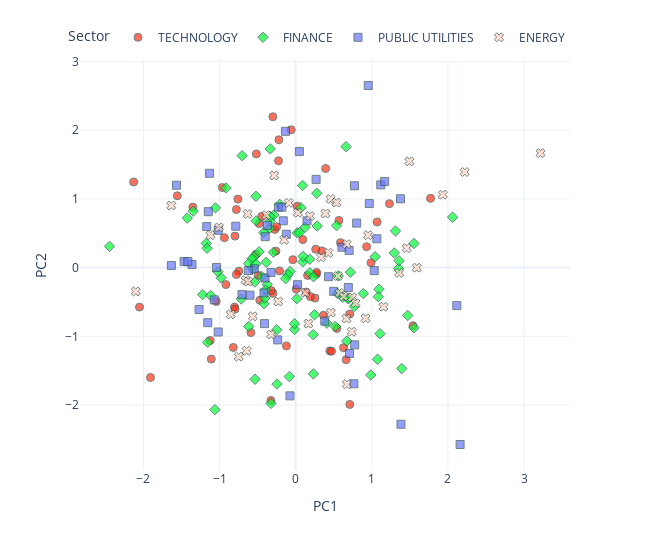

Notebook code cell kept with this figure:
### Code cell
from utils.visualisation_functions import pca_plot_from_embeddings

pca_plot_from_embeddings(
    embedding_matrix=embeddings.weight.detach().numpy(),
    sectors=data.sectors,
    tickers=data.tickers,
    industries=data.industries,
    names=data.names,
    dimensions=2,
    reduced=True,
    method="PCA",
    return_df=False,
    rand_state=None,
)

### Figure 1 — Plotly figure (JSON) as saved in the notebook; plotly's stock layout.template omitted (floating-point values rounded to 4 significant figures; data arrays with more than 128 entries replaced by an {"elided": "..."} marker saying what was removed)
{"data": [{"customdata": {"elided": "67x3 str values"}, "hovertemplate": "<b>%{hovertext}</b><br><br>Sector=%{customdata[1]}<br>PC1=%{x}<br>PC2=%{y}<br>ticker=%{customdata[0]}<br>industry=%{customdata[2]}<extra></extra>", "hovertext": ["COMPUTER MANUFACTURING", "EDP SERVICES", "COMPUTER SOFTWARE: PREPACKAGED SOFTWARE", "SEMICONDUCTORS", "EDP SERVICES", "COMPUTER SOFTWARE: PREPACKAGED SOFTWARE", "EDP SERVICES", "SEMICONDUCTORS", "COMPUTER SOFTWARE: PREPACKAGED SOFTWARE", "ELECTRICAL PRODUCTS", "COMPUTER SOFTWARE: PREPACKAGED SOFTWARE", "EDP SERVICES", "COMPUTER SOFTWARE: PREPACKAGED SOFTWARE", "EDP SERVICES", "EDP SERVICES", "RADIO AND TELEVISION BROADCASTING AND COMMUNICATIONS EQUIPMENT", "SEMICONDUCTORS", "COMPUTER COMMUNICATIONS EQUIPMENT", "ELECTRICAL PRODUCTS", "INDUSTRIAL MACHINERY/COMPONENTS", "SEMICONDUCTORS", "COMPUTER COMMUNICATIONS EQUIPMENT", "SEMICONDUCTORS", "INDUSTRIAL MACHINERY/COMPONENTS", "COMPUTER SOFTWARE: PREPACKAGED SOFTWARE", "RADIO AND TELEVISION BROADCASTING AND COMMUNICATIONS EQUIPMENT", "INDUSTRIAL MACHINERY/COMPONENTS", "EDP SERVICES", "COMPUTER MANUFACTURING", "COMPUTER MANUFACTURING", "SEMICONDUCTORS", "SEMICONDUCTORS", "ADVERTISING", "INDUSTRIAL MACHINERY/COMPONENTS", "EDP SERVICES", "PROFESSIONAL SERVICES", "SEMICONDUCTORS", "INDUSTRIAL MACHINERY/COMPONENTS", "SEMICONDUCTORS", "PROFESSIONAL SERVICES", "COMPUTER SOFTWARE: PREPACKAGED SOFTWARE", "RADIO AND TELEVISION BROADCASTING AND COMMUNICATIONS EQUIPMENT", "SEMICONDUCTORS", "SEMICONDUCTORS", "ADVERTISING", "COMPUTER SOFTWARE: PREPACKAGED SOFTWARE", "ELECTRICAL PRODUCTS", "SEMICONDUCTORS", "ELECTRICAL PRODUCTS", "INDUSTRIAL MACHINERY/COMPONENTS", "COMPUTER SOFTWARE: PREPACKAGED SOFTWARE", "EDP SERVICES", "SEMICONDUCTORS", "SEMICONDUCTORS", "INDUSTRIAL MACHINERY/COMPONENTS", "SEMICONDUCTORS", "INDUSTRIAL MACHINERY/COMPONENTS", "COMPUTER SOFTWARE: PREPACKAGED SOFTWARE", "RETAIL: COMPUTER SOFTWARE & PERIPHERAL EQUIPMENT", "SEMICONDUCTORS", "COMPUTER SOFTWARE: PREPACKAGED SOFTWARE", "EDP SERVICES", "ELECTRONIC COMPONENTS", "ADVERTISING", "SEMICONDUCTORS", "COMPUTER PERIPHERAL EQUIPMENT", "EDP SERVICES"], "legendgroup": "TECHNOLOGY", "marker": {"color": "#FD3216", "line": {"color": "DarkSlateGrey", "width": 1}, "opacity": 0.7, "size": 8, "symbol": "circle"}, "mode": "markers", "name": "TECHNOLOGY", "orientation": "v", "showlegend": true, "type": "scatter", "x": [0.3656, -0.05887, -0.779, 0.6627, 0.4485, 0.5879, -1.907, -0.4778, -0.5203, -0.2591, -0.4712, 0.2724, -1.108, 0.345, -0.7969, -0.3253, 1.771, 0.1377, 0.2537, -0.22, -0.8193, -0.9636, 0.3933, -0.4461, 1.54, 0.01966, -0.1216, -0.9163, -0.8035, 0.00728, 0.1944, -0.7466, 0.1567, 0.5406, 1.231, 1.069, 0.7091, -0.2737, -1.554, 0.9313, -0.7586, 0.5679, -0.03668, 0.9896, -0.2253, 0.6286, -0.936, -0.2996, -1.122, -1.35, 0.2749, 0.7106, -2.128, 0.2629, -0.4926, -2.051, -0.2979, 0.4709, -0.7962, -0.7784, -1.043, -0.5877, -0.5169, -0.2492, -0.212, -0.3215, 0.09434], "xaxis": "x", "y": [-0.6934, 2.005, 0.8452, -1.341, -1.213, 0.3631, -1.599, 0.6399, 0.1928, 0.2383, -0.4748, -0.09532, -1.332, 0.2432, 0.4579, -1.933, 1.008, -0.3564, -0.4437, 1.86, -1.162, 1.165, 1.441, 0.7448, -0.8456, 0.8943, -1.14, -0.2471, -0.5741, -0.3122, -0.4225, -0.05201, -0.1142, -0.8849, 0.9302, 0.6639, -0.6763, 0.5547, 1.045, 0.3046, 0.9968, 0.6866, 0.1149, 0.07104, 1.554, -1.165, 0.435, 2.195, -1.06, 0.88, -0.07016, -1.991, 1.246, 0.2667, -0.1127, -0.5745, -0.3741, -1.217, -0.6043, -0.1003, -0.4938, -0.9447, 1.654, 0.5942, -0.04856, -0.3342, 0.4075], "yaxis": "y"}, {"customdata": {"elided": "93x3 str values"}, "hovertemplate": "<b>%{hovertext}</b><br><br>Sector=%{customdata[1]}<br>PC1=%{x}<br>PC2=%{y}<br>ticker=%{customdata[0]}<br>industry=%{customdata[2]}<extra></extra>", "hovertext": ["INVESTMENT MANAGERS", "DIVERSIFIED COMMERCIAL SERVICES", "LIFE INSURANCE", "PROPERTY-CASUALTY INSURERS", "ACCIDENT &HEALTH INSURANCE", "PROPERTY-CASUALTY INSURERS", "SPECIALTY INSURERS", "SPECIALTY INSURERS", "MAJOR BANKS", "FINANCE: CONSUMER SERVICES", "MAJOR BANKS", "MAJOR BANKS", "COMMERCIAL BANKS", "COMMERCIAL BANKS", "INVESTMENT MANAGERS", "MAJOR BANKS", "MAJOR BANKS", "MAJOR BANKS", "SPECIALTY INSURERS", "MAJOR BANKS", "MAJOR BANKS", "PROPERTY-CASUALTY INSURERS", "MAJOR BANKS", "MAJOR BANKS", "LIFE INSURANCE", "PROPERTY-CASUALTY INSURERS", "MAJOR BANKS", "PROPERTY-CASUALTY INSURERS", "MAJOR BANKS", "FINANCE: CONSUMER SERVICES", "FINANCE: CONSUMER SERVICES", "INVESTMENT MANAGERS", "MAJOR BANKS", "MAJOR BANKS", "MAJOR BANKS", "MAJOR BANKS", "MAJOR BANKS", "MAJOR BANKS", "MAJOR BANKS", "MAJOR BANKS", "MAJOR BANKS", "MAJOR BANKS", "MAJOR BANKS", "PROPERTY-CASUALTY INSURERS", "PROPERTY-CASUALTY INSURERS", "INVESTMENT MANAGERS", "LIFE INSURANCE", "PROPERTY-CASUALTY INSURERS", "PROPERTY-CASUALTY INSURERS", "PROPERTY-CASUALTY INSURERS", "SPECIALTY INSURERS", "MAJOR BANKS", "MAJOR BANKS", "MAJOR BANKS", "MAJOR BANKS", "PROPERTY-CASUALTY INSURERS", "SAVINGS INSTITUTIONS", "PROPERTY-CASUALTY INSURERS", "MAJOR BANKS", "MAJOR BANKS", "INVESTMENT BANKERS/BROKERS/SERVICE", "PROPERTY-CASUALTY INSURERS", "DIVERSIFIED COMMERCIAL SERVICES", "INVESTMENT BANKERS/BROKERS/SERVICE", "INVESTMENT BANKERS/BROKERS/SERVICE", "FINANCE/INVESTORS SERVICES", "PROPERTY-CASUALTY INSURERS", "MAJOR BANKS", "FINANCE: CONSUMER SERVICES", "MAJOR BANKS", "FINANCE: CONSUMER SERVICES", "MAJOR BANKS", "MAJOR BANKS", "MAJOR BANKS", "MAJOR BANKS", "LIFE INSURANCE", "MAJOR BANKS", "INVESTMENT BANKERS/BROKERS/SERVICE", "MAJOR BANKS", "PROPERTY-CASUALTY INSURERS", "MAJOR BANKS", "MAJOR BANKS", "ACCIDENT &HEALTH INSURANCE", "MAJOR BANKS", "MAJOR BANKS", "MAJOR BANKS", "MAJOR BANKS", "MAJOR BANKS", "MAJOR BANKS", "PROPERTY-CASUALTY INSURERS", "MAJOR BANKS", "MAJOR BANKS", "MAJOR BANKS"], "legendgroup": "FINANCE", "marker": {"color": "#00FE35", "line": {"color": "DarkSlateGrey", "width": 1}, "opacity": 0.7, "size": 8, "symbol": "diamond"}, "mode": "markers", "name": "FINANCE", "orientation": "v", "showlegend": true, "type": "scatter", "x": [0.2325, -0.4161, 0.02017, -0.3746, -0.5337, -2.445, 0.1857, 1.392, -0.3953, -0.2866, -0.5428, 0.01559, 1.553, -0.01455, 0.618, -0.6163, 1.093, 1.043, 1.107, 0.6716, -1.061, 0.6984, -0.01522, -0.5358, -1.423, -0.5193, 0.7697, -1.221, 1.352, 0.06946, -0.3425, 1.085, 1.295, 0.2826, 0.5586, 0.5472, -0.5672, -0.3244, 0.123, 0.2342, -0.7141, -1.054, -0.4444, -0.9789, 1.357, 0.09004, -0.3338, 1.553, -1.156, -0.9152, 1.075, 0.09393, -1.174, 0.5197, 0.5372, -0.5724, 0.6613, 0.04923, -0.2922, 0.8876, -0.2103, -0.3354, -0.07505, 0.2764, 0.1845, 0.09724, 0.9863, -0.4807, 0.7176, -0.1001, 0.4105, -0.1314, -1.163, -0.4173, -1.117, 2.06, 0.6839, -0.6166, -1.021, -0.2503, -0.3363, 0.2474, -0.7036, -0.4047, -0.08312, -0.5213, 1.472, 0.2301, -0.2452, -0.5216, 1.311, -1.346, -0.3864], "xaxis": "x", "y": [-1.547, -0.5253, 0.5052, -0.246, -1.625, 0.3087, -0.07536, -1.469, -0.3272, 0.7632, 0.1641, -0.4521, -0.8745, -0.8991, -0.4302, -0.8572, -0.3165, 0.1576, -0.9621, -1.069, -2.067, -0.4487, -0.8169, -0.2095, 0.7199, 0.6802, -0.5668, -0.3929, -0.01285, 0.8712, 0.5717, -0.4233, 0.2128, 0.6052, -0.121, -0.3744, -0.01762, -1.976, 0.587, -0.1334, -0.4562, 0.8692, -0.1287, -0.1493, 0.09948, 1.195, 1.727, 0.3503, -1.088, 1.159, -1.334, 0.08376, 0.3527, -0.8569, 0.6108, 0.1293, 1.759, 0.5098, 0.2221, -0.3778, 0.9201, 0.6757, -0.05634, 1.082, 0.1219, 0.1627, -1.563, 0.2304, -0.06699, -0.1034, -0.8086, -0.1611, 0.2806, 0.5104, -0.4061, 0.7337, -0.4518, 0.05982, -0.05881, -0.9065, 0.7463, -0.6862, 1.629, -0.4416, -1.586, 0.05312, -0.6978, -0.9753, -1.695, 1.038, 0.5329, 0.8212, 0.07665], "yaxis": "y"}, {"customdata": {"elided": "57x3 str values"}, "hovertemplate": "<b>%{hovertext}</b><br><br>Sector=%{customdata[1]}<br>PC1=%{x}<br>PC2=%{y}<br>ticker=%{customdata[0]}<br>industry=%{customdata[2]}<extra></extra>", "hovertext": ["ELECTRIC UTILITIES: CENTRAL", "POWER GENERATION", "OIL/GAS TRANSMISSION", "POWER GENERATION", "WATER SUPPLY", "TELECOMMUNICATIONS EQUIPMENT", "ELECTRIC UTILITIES: CENTRAL", "TELECOMMUNICATIONS EQUIPMENT", "TELECOMMUNICATIONS EQUIPMENT", "POWER GENERATION", "ELECTRIC UTILITIES: CENTRAL", "TELECOMMUNICATIONS EQUIPMENT", "WATER SUPPLY", "ELECTRIC UTILITIES: CENTRAL", "ELECTRIC UTILITIES: CENTRAL", "POWER GENERATION", "POWER GENERATION", "ELECTRIC UTILITIES: CENTRAL", "ELECTRIC UTILITIES: CENTRAL", "ELECTRIC UTILITIES: CENTRAL", "POWER GENERATION", "TELECOMMUNICATIONS EQUIPMENT", "ELECTRIC UTILITIES: CENTRAL", "ELECTRIC UTILITIES: CENTRAL", "POWER GENERATION", "ELECTRIC UTILITIES: CENTRAL", "OIL/GAS TRANSMISSION", "POWER GENERATION", "OIL/GAS TRANSMISSION", "OIL/GAS TRANSMISSION", "ELECTRIC UTILITIES: CENTRAL", "OIL & GAS PRODUCTION", "ELECTRIC UTILITIES: CENTRAL", "POWER GENERATION", "POWER GENERATION", "TELECOMMUNICATIONS EQUIPMENT", "ELECTRIC UTILITIES: CENTRAL", "ELECTRIC UTILITIES: CENTRAL", "ELECTRIC UTILITIES: CENTRAL", "TELECOMMUNICATIONS EQUIPMENT", "POWER GENERATION", "OIL/GAS TRANSMISSION", "ELECTRIC UTILITIES: CENTRAL", "OIL/GAS TRANSMISSION", "OIL & GAS PRODUCTION", "TELECOMMUNICATIONS EQUIPMENT", "TELECOMMUNICATIONS EQUIPMENT", "NATURAL GAS DISTRIBUTION", "NATURAL GAS DISTRIBUTION", "TELECOMMUNICATIONS EQUIPMENT", "TELECOMMUNICATIONS EQUIPMENT", "NATURAL GAS DISTRIBUTION", "TELECOMMUNICATIONS EQUIPMENT", "POWER GENERATION", "ENVIRONMENTAL SERVICES", "NATURAL GAS DISTRIBUTION", "WATER SUPPLY"], "legendgroup": "PUBLIC UTILITIES", "marker": {"color": "#6A76FC", "line": {"color": "DarkSlateGrey", "width": 1}, "opacity": 0.7, "size": 8, "symbol": "square"}, "mode": "markers", "name": "PUBLIC UTILITIES", "orientation": "v", "showlegend": true, "type": "scatter", "x": [0.608, -0.3715, -1.465, 1.383, -1.268, -0.1627, 0.4305, -1.131, 2.116, -0.6005, 0.6912, -0.4005, -1.362, -0.07507, -0.1231, 0.7065, 1.118, -1.565, -0.5439, 1.376, 1.169, 0.1484, -1.168, -0.4022, -0.6217, -1.07, -1.017, -0.2361, -0.1341, 0.04857, -1.632, 0.7749, 0.9667, -1.148, -0.2261, -1.416, -0.7866, 1.031, -0.1808, 0.9528, 0.2683, -1.155, 0.7016, 0.3822, -0.4161, 0.7635, -0.324, 1.066, -0.409, 0.8007, 0.7712, -1.017, 0.4994, -1.039, 0.02412, 2.159, -0.7052], "xaxis": "x", "y": [0.2969, 0.6142, 0.08767, -2.279, -0.6098, 0.681, -0.1328, 1.372, -0.5531, -0.4012, -0.2895, 0.4494, 0.04582, -1.866, 0.4849, -1.25, 1.203, 1.199, -0.01719, 1.001, 1.253, 0.6804, 0.5976, -0.1511, -0.04318, -0.4698, -0.9371, -1.052, 1.983, 1.69, 0.03088, -1.124, 0.9315, 0.8129, 0.8803, 0.08767, 0.6018, -0.04375, 0.8793, 2.65, 1.284, -0.8021, 0.2492, -0.779, -0.3687, -1.691, -0.0708, 0.4198, -0.8154, 0.6473, 1.19, 0.5432, -0.345, 0.0005412, -0.2486, -2.574, -0.394], "yaxis": "y"}, {"customdata": {"elided": "46x3 str values"}, "hovertemplate": "<b>%{hovertext}</b><br><br>Sector=%{customdata[1]}<br>PC1=%{x}<br>PC2=%{y}<br>ticker=%{customdata[0]}<br>industry=%{customdata[2]}<extra></extra>", "hovertext": ["INTEGRATED OIL COMPANIES", "OIL & GAS PRODUCTION", "OIL & GAS PRODUCTION", "INDUSTRIAL MACHINERY/COMPONENTS", "INDUSTRIAL MACHINERY/COMPONENTS", "METAL FABRICATIONS", "INTEGRATED OIL COMPANIES", "NATURAL GAS DISTRIBUTION", "INTEGRATED OIL COMPANIES", "INDUSTRIAL MACHINERY/COMPONENTS", "OIL & GAS PRODUCTION", "INTEGRATED OIL COMPANIES", "OIL & GAS PRODUCTION", "INTEGRATED OIL COMPANIES", "OIL & GAS PRODUCTION", "OIL & GAS PRODUCTION", "CONSUMER ELECTRONICS/APPLIANCES", "OIL & GAS PRODUCTION", "OIL & GAS PRODUCTION", "OIL & GAS PRODUCTION", "CONSUMER ELECTRONICS/APPLIANCES", "OILFIELD SERVICES/EQUIPMENT", "INTEGRATED OIL COMPANIES", "OIL & GAS PRODUCTION", "OIL REFINING/MARKETING", "ELECTRIC UTILITIES: CENTRAL", "OIL & GAS PRODUCTION", "OIL & GAS PRODUCTION", "OIL & GAS PRODUCTION", "OIL & GAS PRODUCTION", "OIL & GAS PRODUCTION", "OILFIELD SERVICES/EQUIPMENT", "OIL & GAS PRODUCTION", "CONSUMER ELECTRONICS/APPLIANCES", "OIL & GAS PRODUCTION", "OIL & GAS PRODUCTION", "OIL & GAS PRODUCTION", "OIL & GAS PRODUCTION", "OILFIELD SERVICES/EQUIPMENT", "OIL & GAS PRODUCTION", "OIL & GAS PRODUCTION", "OIL & GAS PRODUCTION", "OIL & GAS PRODUCTION", "INTEGRATED OIL COMPANIES", "METAL FABRICATIONS", "INTEGRATED OIL COMPANIES"], "legendgroup": "ENERGY", "marker": {"color": "#FED4C4", "line": {"color": "DarkSlateGrey", "width": 1}, "opacity": 0.7, "size": 8, "symbol": "x"}, "mode": "markers", "name": "ENERGY", "orientation": "v", "showlegend": true, "type": "scatter", "x": [-0.6311, -0.6572, -0.5633, -1.633, 0.3905, -2.1, 0.462, -0.644, 0.02915, 1.359, 0.4586, 0.574, 3.215, 0.1261, 0.6667, -0.3224, -0.2292, 0.5543, -1.118, -0.3854, 1.591, -0.6226, -0.748, 1.932, 0.9508, -0.1512, -0.09012, 0.6719, -0.2819, 1.493, 1.459, 0.7361, 0.7406, 0.429, -1.008, 0.5344, -0.8517, 0.7856, 0.1859, 0.1671, 1.154, 0.6701, 2.22, 0.6301, 0.3344, 0.917], "xaxis": "x", "y": [0.7815, -0.1835, -0.7091, 0.9031, 0.7871, -0.3465, -0.6543, -1.21, 0.7983, -0.07722, 0.9976, -0.369, 1.665, -0.3664, -0.7413, -0.9728, -0.4933, -0.1225, 0.4726, 0.7638, -0.001015, -0.204, -1.296, 1.061, 0.472, 0.4031, 0.941, -1.697, 1.341, 1.546, 0.2826, -0.9326, -0.4336, 0.2149, 0.5847, 0.9462, -0.6812, -0.5189, 0.7486, -0.8154, -0.5686, 0.3404, 1.391, -0.4199, 0.1493, -0.7385], "yaxis": "y"}], "layout": {"height": 550, "legend": {"orientation": "h", "title": {"text": "Sector"}, "tracegroupgap": 0, "x": 1, "xanchor": "right", "y": 1.02, "yanchor": "bottom"}, "margin": {"t": 60}, "width": 650, "xaxis": {"anchor": "y", "domain": [0, 1], "title": {"text": "PC1"}}, "yaxis": {"anchor": "x", "domain": [0, 1], "title": {"text": "PC2"}}}}
